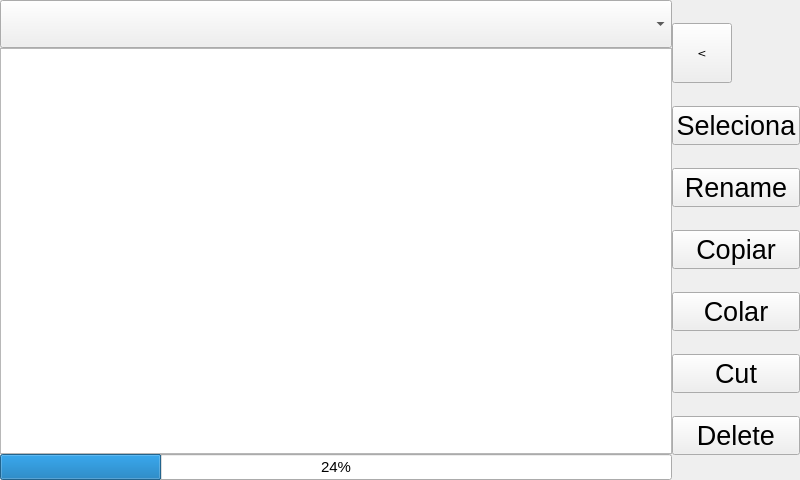
<?xml version="1.0" encoding="UTF-8"?>
<ui version="4.0">
 <class>Form</class>
 <widget class="QWidget" name="Form">
  <property name="geometry">
   <rect>
    <x>0</x>
    <y>0</y>
    <width>800</width>
    <height>480</height>
   </rect>
  </property>
  <property name="windowTitle">
   <string>Form</string>
  </property>
  <property name="TopPage" stdset="0">
   <cstring></cstring>
  </property>
  <property name="EvenRowColor" stdset="0">
   <color>
    <red>0</red>
    <green>0</green>
    <blue>0</blue>
   </color>
  </property>
  <property name="OddRowColor" stdset="0">
   <color>
    <red>0</red>
    <green>0</green>
    <blue>0</blue>
   </color>
  </property>
  <property name="Resizeable" stdset="0">
   <bool>false</bool>
  </property>
  <layout class="QGridLayout" name="gridLayout" rowstretch="0,0,0" columnstretch="10,0,0">
   <property name="margin">
    <number>0</number>
   </property>
   <property name="spacing">
    <number>0</number>
   </property>
   <item row="1" column="0" colspan="2">
    <widget class="QHmiFileSystem" name="qHmiFileSystem">
     <property name="font">
      <font>
       <pointsize>26</pointsize>
      </font>
     </property>
     <property name="tabKeyNavigation">
      <bool>false</bool>
     </property>
     <property name="showDropIndicator" stdset="0">
      <bool>false</bool>
     </property>
     <property name="dragDropOverwriteMode">
      <bool>false</bool>
     </property>
     <property name="alternatingRowColors">
      <bool>true</bool>
     </property>
     <property name="selectionMode">
      <enum>QAbstractItemView::SingleSelection</enum>
     </property>
     <property name="selectionBehavior">
      <enum>QAbstractItemView::SelectRows</enum>
     </property>
     <property name="verticalScrollMode">
      <enum>QAbstractItemView::ScrollPerPixel</enum>
     </property>
     <property name="horizontalScrollMode">
      <enum>QAbstractItemView::ScrollPerPixel</enum>
     </property>
     <property name="showGrid">
      <bool>true</bool>
     </property>
     <property name="gridStyle">
      <enum>Qt::SolidLine</enum>
     </property>
     <property name="sortingEnabled">
      <bool>false</bool>
     </property>
     <property name="wordWrap">
      <bool>false</bool>
     </property>
     <property name="cornerButtonEnabled">
      <bool>false</bool>
     </property>
     <property name="extensions">
      <stringlist>
       <string>*.cnc</string>
       <string>*.tap</string>
       <string>*.txt</string>
      </stringlist>
     </property>
     <property name="initialPath">
      <string>C:/nwsirius_IEC/applicat/cnc6axes/ui</string>
     </property>
     <property name="PasswordLevel" stdset="0">
      <number>0</number>
     </property>
     <property name="Hide" stdset="0">
      <bool>true</bool>
     </property>
     <attribute name="horizontalHeaderVisible">
      <bool>true</bool>
     </attribute>
     <attribute name="horizontalHeaderCascadingSectionResizes">
      <bool>false</bool>
     </attribute>
     <attribute name="horizontalHeaderStretchLastSection">
      <bool>true</bool>
     </attribute>
     <attribute name="verticalHeaderVisible">
      <bool>true</bool>
     </attribute>
     <attribute name="verticalHeaderDefaultSectionSize">
      <number>47</number>
     </attribute>
    </widget>
   </item>
   <item row="0" column="0">
    <widget class="QHmiComboBox" name="qHmiComboBox">
     <property name="font">
      <font>
       <pointsize>26</pointsize>
      </font>
     </property>
     <property name="maxVisibleItems">
      <number>3</number>
     </property>
     <property name="PasswordLevel" stdset="0">
      <number>0</number>
     </property>
     <property name="Hide" stdset="0">
      <bool>true</bool>
     </property>
    </widget>
   </item>
   <item row="0" column="1">
    <widget class="QHmiOsInfo" name="qHmiOsInfo">
     <property name="PasswordLevel" stdset="0">
      <number>0</number>
     </property>
     <property name="Hide" stdset="0">
      <bool>true</bool>
     </property>
    </widget>
   </item>
   <item row="0" column="2" rowspan="3">
    <layout class="QVBoxLayout" name="verticalLayout">
     <property name="leftMargin">
      <number>0</number>
     </property>
     <item>
      <widget class="QHmiLinkPage" name="QHmiLinkPage">
       <property name="minimumSize">
        <size>
         <width>60</width>
         <height>60</height>
        </size>
       </property>
       <property name="font">
        <font>
         <family>DejaVu Sans</family>
         <pointsize>8</pointsize>
         <weight>50</weight>
         <italic>false</italic>
         <bold>false</bold>
        </font>
       </property>
       <property name="text">
        <string>&lt;</string>
       </property>
       <property name="destinationPage">
        <cstring></cstring>
       </property>
       <property name="PasswordLevel" stdset="0">
        <number>0</number>
       </property>
       <property name="Hide" stdset="0">
        <bool>true</bool>
       </property>
       <property name="Align left" stdset="0">
        <bool>false</bool>
       </property>
      </widget>
     </item>
     <item>
      <widget class="QPushButton" name="pushButtonSelect">
       <property name="font">
        <font>
         <pointsize>20</pointsize>
        </font>
       </property>
       <property name="text">
        <string>Seleciona</string>
       </property>
       <property name="PasswordLevel" stdset="0">
        <number>0</number>
       </property>
       <property name="Hide" stdset="0">
        <bool>true</bool>
       </property>
       <property name="Align left" stdset="0">
        <bool>false</bool>
       </property>
      </widget>
     </item>
     <item>
      <widget class="QPushButton" name="pushButton_6">
       <property name="font">
        <font>
         <pointsize>20</pointsize>
        </font>
       </property>
       <property name="text">
        <string>Rename</string>
       </property>
       <property name="PasswordLevel" stdset="0">
        <number>98</number>
       </property>
       <property name="Hide" stdset="0">
        <bool>true</bool>
       </property>
       <property name="Align left" stdset="0">
        <bool>false</bool>
       </property>
      </widget>
     </item>
     <item>
      <widget class="QPushButton" name="pushButton">
       <property name="font">
        <font>
         <pointsize>20</pointsize>
        </font>
       </property>
       <property name="text">
        <string>Copiar</string>
       </property>
       <property name="PasswordLevel" stdset="0">
        <number>0</number>
       </property>
       <property name="Hide" stdset="0">
        <bool>true</bool>
       </property>
       <property name="Align left" stdset="0">
        <bool>false</bool>
       </property>
      </widget>
     </item>
     <item>
      <widget class="QPushButton" name="pushButton_2">
       <property name="font">
        <font>
         <pointsize>20</pointsize>
        </font>
       </property>
       <property name="text">
        <string>Colar</string>
       </property>
       <property name="PasswordLevel" stdset="0">
        <number>0</number>
       </property>
       <property name="Hide" stdset="0">
        <bool>true</bool>
       </property>
       <property name="Align left" stdset="0">
        <bool>false</bool>
       </property>
      </widget>
     </item>
     <item>
      <widget class="QPushButton" name="pushButton_3">
       <property name="font">
        <font>
         <pointsize>20</pointsize>
        </font>
       </property>
       <property name="text">
        <string>Cut</string>
       </property>
       <property name="PasswordLevel" stdset="0">
        <number>98</number>
       </property>
       <property name="Hide" stdset="0">
        <bool>true</bool>
       </property>
       <property name="Align left" stdset="0">
        <bool>false</bool>
       </property>
      </widget>
     </item>
     <item>
      <widget class="QPushButton" name="pushButton_4">
       <property name="font">
        <font>
         <pointsize>20</pointsize>
        </font>
       </property>
       <property name="text">
        <string>Delete</string>
       </property>
       <property name="PasswordLevel" stdset="0">
        <number>0</number>
       </property>
       <property name="Hide" stdset="0">
        <bool>true</bool>
       </property>
       <property name="Align left" stdset="0">
        <bool>false</bool>
       </property>
      </widget>
     </item>
    </layout>
   </item>
   <item row="2" column="0" colspan="2">
    <widget class="QProgressBar" name="progressBar">
     <property name="font">
      <font>
       <pointsize>11</pointsize>
      </font>
     </property>
     <property name="value">
      <number>24</number>
     </property>
     <property name="PasswordLevel" stdset="0">
      <number>0</number>
     </property>
     <property name="Hide" stdset="0">
      <bool>true</bool>
     </property>
    </widget>
   </item>
  </layout>
 </widget>
 <customwidgets>
  <customwidget>
   <class>QHmiComboBox</class>
   <extends>QComboBox</extends>
   <header>qhmicombobox.h</header>
  </customwidget>
  <customwidget>
   <class>QHmiLinkPage</class>
   <extends>QToolButton</extends>
   <header>QHmiLinkPage.h</header>
  </customwidget>
  <customwidget>
   <class>QHmiOsInfo</class>
   <extends>QWidget</extends>
   <header>qhmiosinfo.h</header>
  </customwidget>
  <customwidget>
   <class>QHmiFileSystem</class>
   <extends>QTableView</extends>
   <header>qhmifilesystem.h</header>
  </customwidget>
 </customwidgets>
 <resources/>
 <connections>
  <connection>
   <sender>qHmiOsInfo</sender>
   <signal>pathsChanged(QStringList)</signal>
   <receiver>qHmiComboBox</receiver>
   <slot>setItems(QStringList)</slot>
   <hints>
    <hint type="sourcelabel">
     <x>670</x>
     <y>19</y>
    </hint>
    <hint type="destinationlabel">
     <x>81</x>
     <y>37</y>
    </hint>
   </hints>
  </connection>
  <connection>
   <sender>qHmiComboBox</sender>
   <signal>currentIndexChanged(QString)</signal>
   <receiver>qHmiFileSystem</receiver>
   <slot>setPath(QString)</slot>
   <hints>
    <hint type="sourcelabel">
     <x>172</x>
     <y>33</y>
    </hint>
    <hint type="destinationlabel">
     <x>432</x>
     <y>184</y>
    </hint>
   </hints>
  </connection>
  <connection>
   <sender>pushButton</sender>
   <signal>clicked()</signal>
   <receiver>qHmiFileSystem</receiver>
   <slot>copySelection()</slot>
   <hints>
    <hint type="sourcelabel">
     <x>798</x>
     <y>271</y>
    </hint>
    <hint type="destinationlabel">
     <x>550</x>
     <y>202</y>
    </hint>
   </hints>
  </connection>
  <connection>
   <sender>pushButton_2</sender>
   <signal>clicked()</signal>
   <receiver>qHmiFileSystem</receiver>
   <slot>pasteSelection()</slot>
   <hints>
    <hint type="sourcelabel">
     <x>756</x>
     <y>288</y>
    </hint>
    <hint type="destinationlabel">
     <x>557</x>
     <y>202</y>
    </hint>
   </hints>
  </connection>
  <connection>
   <sender>pushButton_3</sender>
   <signal>clicked()</signal>
   <receiver>qHmiFileSystem</receiver>
   <slot>cutSelection()</slot>
   <hints>
    <hint type="sourcelabel">
     <x>767</x>
     <y>375</y>
    </hint>
    <hint type="destinationlabel">
     <x>547</x>
     <y>200</y>
    </hint>
   </hints>
  </connection>
  <connection>
   <sender>pushButton_4</sender>
   <signal>clicked()</signal>
   <receiver>qHmiFileSystem</receiver>
   <slot>deleteSelection()</slot>
   <hints>
    <hint type="sourcelabel">
     <x>757</x>
     <y>451</y>
    </hint>
    <hint type="destinationlabel">
     <x>512</x>
     <y>179</y>
    </hint>
   </hints>
  </connection>
  <connection>
   <sender>pushButtonSelect</sender>
   <signal>clicked()</signal>
   <receiver>qHmiFileSystem</receiver>
   <slot>getSelection()</slot>
   <hints>
    <hint type="sourcelabel">
     <x>722</x>
     <y>102</y>
    </hint>
    <hint type="destinationlabel">
     <x>547</x>
     <y>124</y>
    </hint>
   </hints>
  </connection>
 </connections>
</ui>
